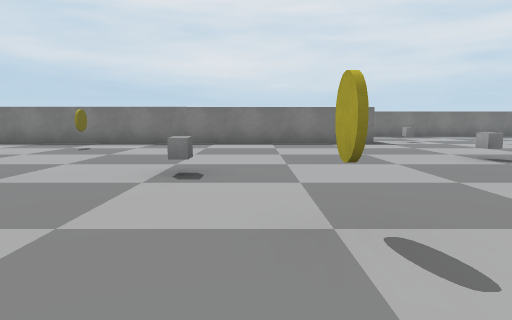
View 1 (above)

22 first-person views from a walk through a Unity game level. The camera is 1.2 m above the floor, tilts 6° down and sees 70° across. The floor is counted in squares, 2 m on a side. Each view is taken from the middle of a square. On the plan, view 1 faces up. The plan holds only what a view shows up to about 10 squares ahead; the rest is blank. The player character is not drawn. Some surface patterns are stand-ins.

View 2
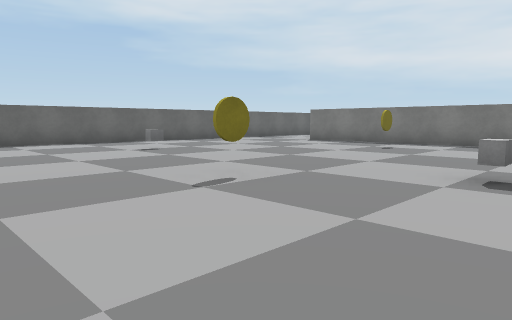

View 3
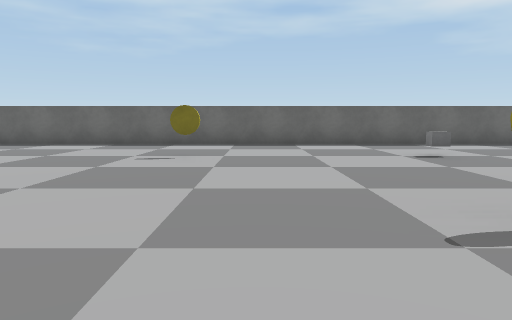

View 4
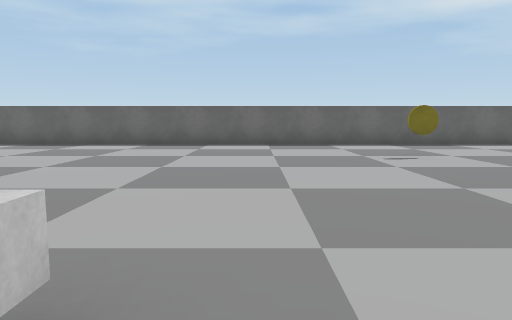

View 5
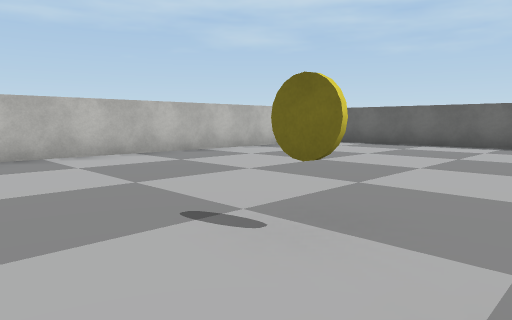

View 6
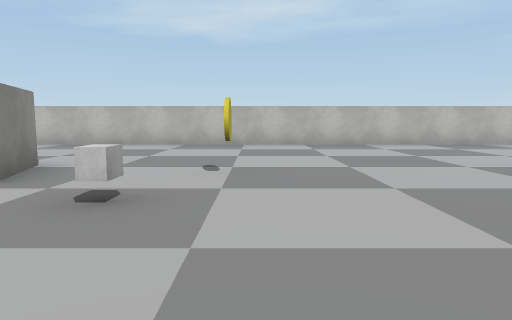

View 7
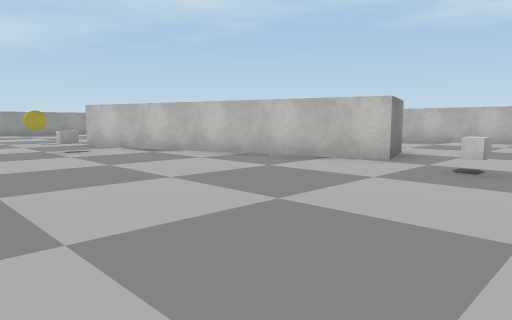

View 8
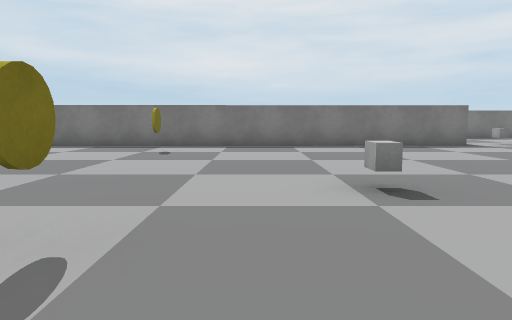

View 9
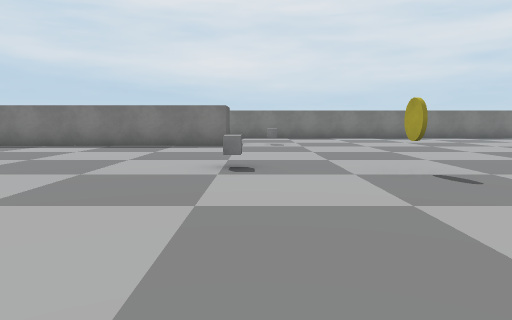

View 10
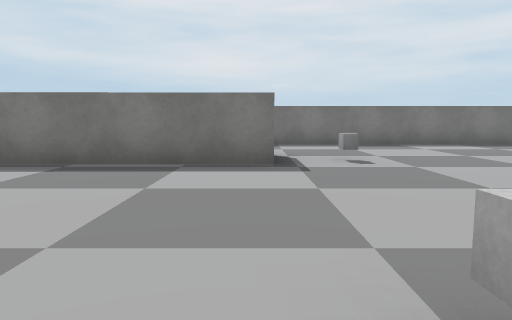

View 11
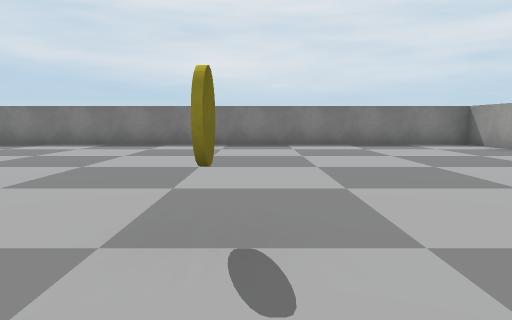

View 12
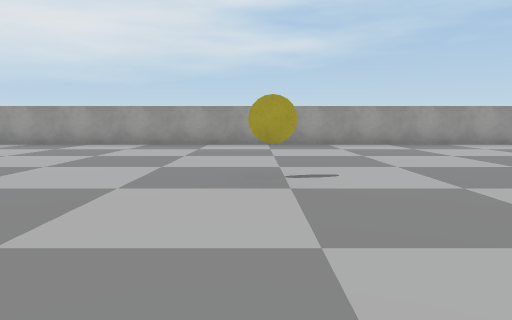

View 13
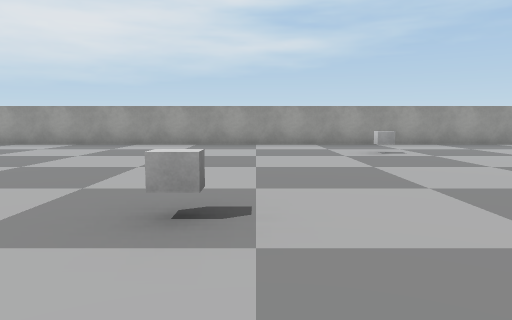

View 14
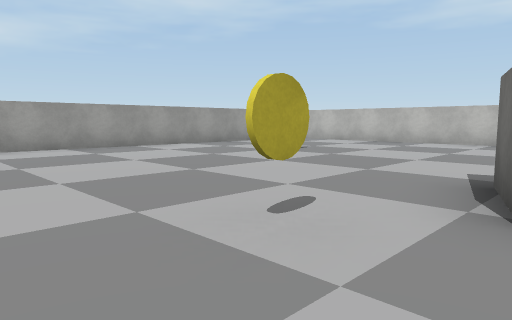

View 15
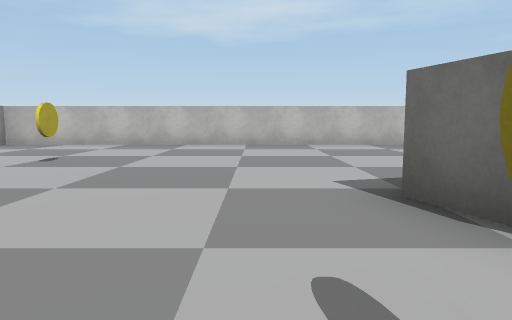

View 16
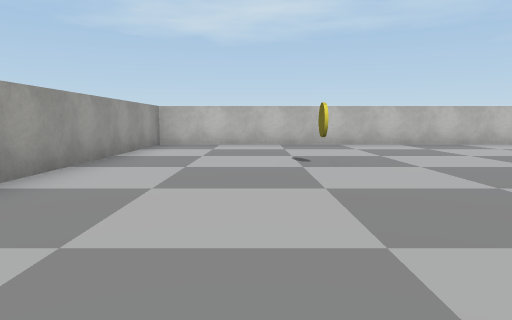

View 17
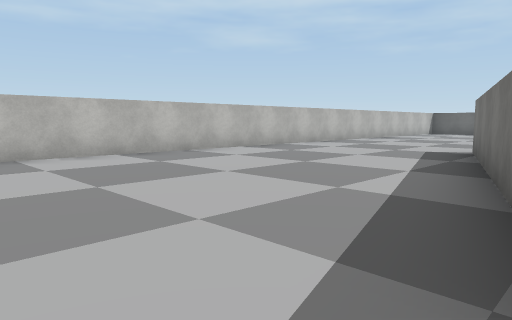

View 18
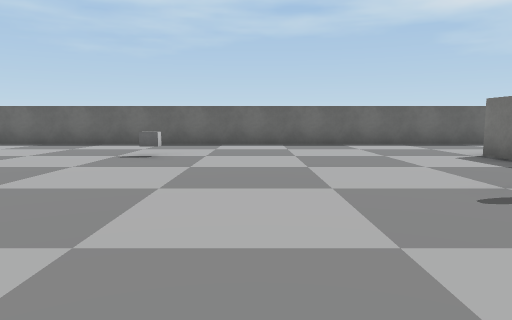

View 19
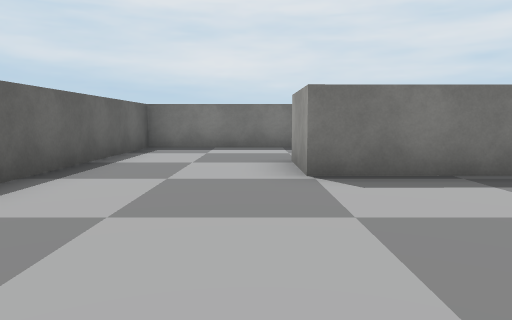

View 20
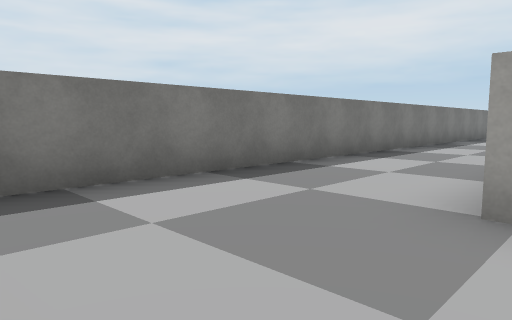

View 21
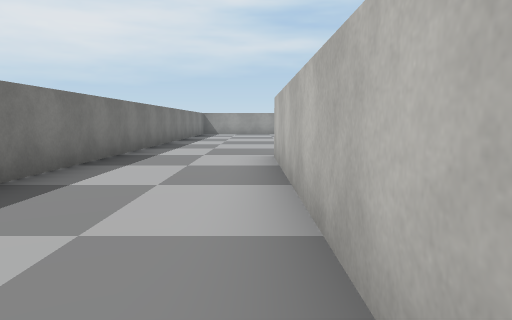

View 22
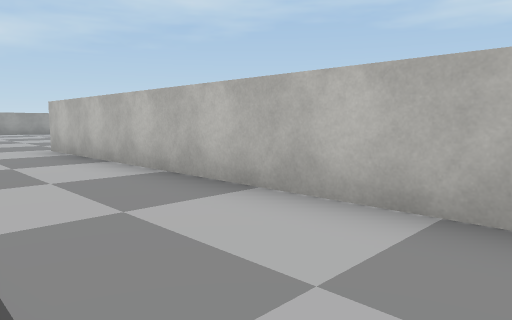

### Floor plan
Points are (right, up) in squares from view 1. A wall is a line through its corners. A room is listed if a view was taken in it or the views show most of it. See-through windows are left out.
Room 1 (views 1, 2, 3, 4, 5, 6, 7, 8, 9, 10, 11, 12, 13, 14, 15, 16, 17, 18, 19, 20, 21, 22)
walls: (6.5, -2.9) (6.8, -4); (4.8, -4.5) (0, -6) (-0.4, -4.5) (6.4, -2.4); (3.3, 11.1) (3.3, 10.1) (-7.4, 10) (-7.5, 11.6); (-4.6, 11.6) (3.3, 11.7); (-9.6, -10.5) (14.5, -10.5) (14.5, 14.5) (-10.5, 14.5) (-10.5, -9.6)
objects: yellow disc (-7, 0); white block (-7, 4); yellow disc (-4, 8); yellow disc (-3, -5); yellow disc (-3, 3); white block (-2, -4); white block (-1, 4); yellow disc (1, 2); white block (4, 6); white block (4, 11); white block (5, -1); yellow disc (6, 5); yellow disc (7, -2); white block (7, 2); yellow disc (9, 7); yellow disc (11, -6); white block (12, 0)

Where each view was taken, in squares from view 1:
view 1: 0 up, 0 right, facing up
view 2: 0 up, 0 right, facing up-left
view 3: 1 up, 1 left, facing left
view 4: 3 down, 1 left, facing left
view 5: 4 down, 1 left, facing down-left
view 6: 1 down, 3 left, facing down
view 7: 1 up, 3 left, facing down-right
view 8: 1 up, 2 left, facing up
view 9: 1 up, 4 right, facing up
view 10: 5 up, 3 right, facing up
view 11: 5 up, 9 right, facing up
view 12: 7 up, 5 right, facing right
view 13: 2 up, 5 right, facing right
view 14: 0 up, 6 right, facing down-right
view 15: 1 down, 8 right, facing down
view 16: 1 down, 12 right, facing down
view 17: 4 down, 8 right, facing down-left
view 18: 6 up, 1 left, facing left
view 19: 6 up, 8 left, facing up
view 20: 11 up, 10 left, facing up-right
view 21: 12 up, 3 left, facing right
view 22: 14 up, 5 left, facing down-right
